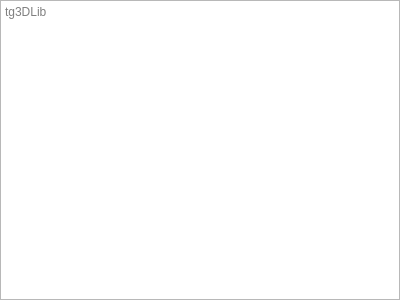
<?xml version="1.0" encoding="UTF-8"?>
<ui version="4.0">
 <class>tgConsole</class>
 <widget class="QWidget" name="tgConsole">
  <property name="geometry">
   <rect>
    <x>0</x>
    <y>0</y>
    <width>400</width>
    <height>300</height>
   </rect>
  </property>
  <property name="windowTitle">
   <string>Console</string>
  </property>
  <layout class="QGridLayout" name="gridLayout">
   <property name="leftMargin">
    <number>0</number>
   </property>
   <property name="topMargin">
    <number>0</number>
   </property>
   <property name="rightMargin">
    <number>0</number>
   </property>
   <property name="bottomMargin">
    <number>0</number>
   </property>
   <property name="spacing">
    <number>0</number>
   </property>
   <item row="0" column="0">
    <widget class="QTextEdit" name="textEditLog">
     <property name="readOnly">
      <bool>true</bool>
     </property>
     <property name="textInteractionFlags">
      <set>Qt::TextSelectableByKeyboard|Qt::TextSelectableByMouse</set>
     </property>
     <property name="placeholderText">
      <string>tg3DLib</string>
     </property>
    </widget>
   </item>
  </layout>
 </widget>
 <layoutdefault spacing="6" margin="11"/>
 <resources/>
 <connections/>
</ui>
